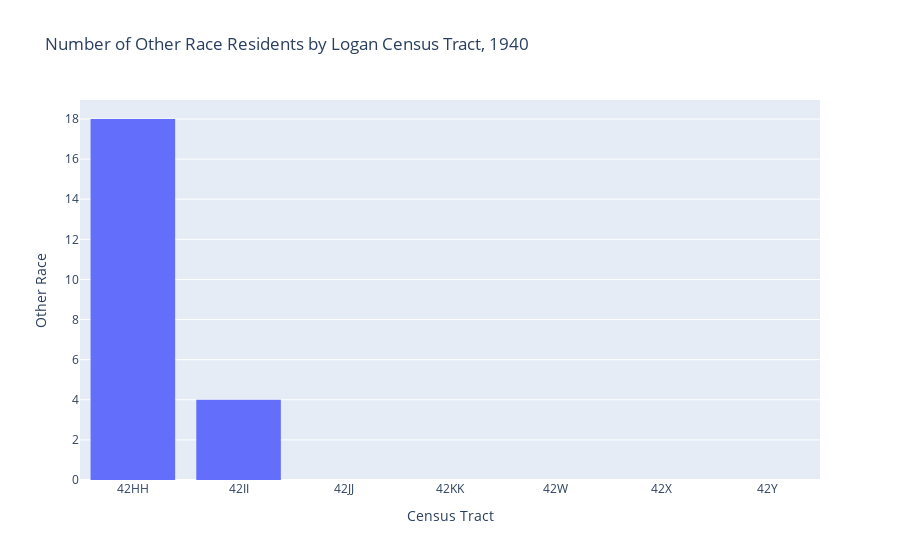

Here is the notebook cell this chart was saved with:
### Code cell
fig = px.bar(subset3,
             x='Census Tract',
             y='Other Race',
             title='Number of Other Race Residents by Logan Census Tract, 1940',
             labels={
                 'Census Tract':'Census Tract'
             }
            )
fig.update_traces(marker_line_width=0)
fig.show()

### Figure 1 — Plotly figure (JSON) as saved in the notebook; plotly's stock layout.template omitted (floating-point values rounded to 4 significant figures)
{"data": [{"alignmentgroup": "True", "hovertemplate": "Census Tract=%{x}<br>Other Race=%{y}<extra></extra>", "legendgroup": "", "marker": {"color": "#636efa", "line": {"width": 0}, "pattern": {"shape": ""}}, "name": "", "offsetgroup": "", "orientation": "v", "showlegend": false, "textposition": "auto", "type": "bar", "x": ["42HH", "42II", "42JJ", "42KK", "42W", "42X", "42Y"], "xaxis": "x", "y": [18, 4, 0, 0, 0, 0, 0], "yaxis": "y"}], "layout": {"autosize": true, "barmode": "relative", "legend": {"tracegroupgap": 0}, "title": {"text": "Number of Other Race Residents by Logan Census Tract, 1940"}, "xaxis": {"anchor": "y", "autorange": true, "domain": [0, 1], "range": [-0.5, 6.5], "title": {"text": "Census Tract"}, "type": "category"}, "yaxis": {"anchor": "x", "autorange": true, "domain": [0, 1], "range": [0, 18.95], "title": {"text": "Other Race"}, "type": "linear"}}}
